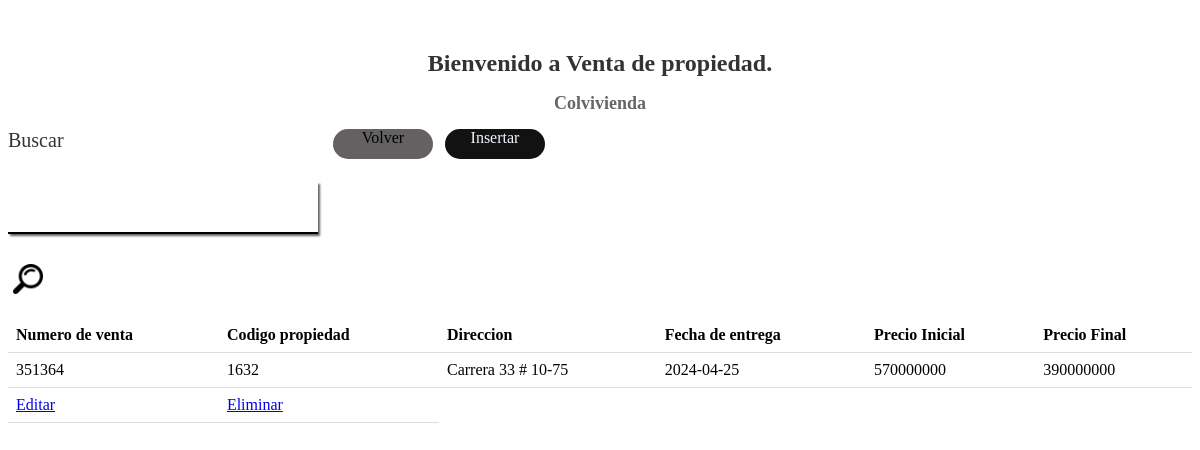
The page /read/pagina_de_venta_propiedad.php?buscar=Carrera 33 # 10-75 on the database its author committed.
### tables this page shows
CREATE TABLE `venta_propiedad` (
  `nro_venta` varchar(10) NOT NULL,
  `codigo_propiedad` varchar(20) NOT NULL,
  `fecha_entrega` date NOT NULL,
  `precio_final` int(249) NOT NULL,
  PRIMARY KEY (`nro_venta`,`codigo_propiedad`),
  KEY `codigo_propiedad` (`codigo_propiedad`),
  CONSTRAINT `venta_propiedad_ibfk_1` FOREIGN KEY (`nro_venta`) REFERENCES `venta` (`nro_venta`),
  CONSTRAINT `venta_propiedad_ibfk_2` FOREIGN KEY (`codigo_propiedad`) REFERENCES `propiedad` (`codigo_propiedad`)
);

CREATE TABLE `propiedad` (
  `codigo_propiedad` varchar(20) NOT NULL,
  `direccion` varchar(100) NOT NULL,
  `foto` varchar(150) NOT NULL,
  `estado` varchar(2) NOT NULL,
  `propietario` varchar(20) NOT NULL,
  `metodo_pago` varchar(2) NOT NULL,
  `ciudad` varchar(2) NOT NULL,
  `barrio` varchar(2) NOT NULL,
  `precio` bigint(249) NOT NULL,
  `modelo` varchar(2) NOT NULL,
  `fecha_registro` date NOT NULL,
  `tipo_propiedad` varchar(2) NOT NULL,
  `edad` int(3) NOT NULL,
  `destinacion` varchar(2) NOT NULL,
  PRIMARY KEY (`codigo_propiedad`),
  KEY `ciudad` (`ciudad`),
  KEY `barrio` (`barrio`),
  KEY `propietario` (`propietario`),
  KEY `tipo_propiedad` (`tipo_propiedad`),
  KEY `metodo_pago` (`metodo_pago`),
  KEY `estado` (`estado`),
  KEY `modelo` (`modelo`),
  KEY `destinacion` (`destinacion`),
  CONSTRAINT `propiedad_ibfk_1` FOREIGN KEY (`ciudad`) REFERENCES `ciudad` (`codigo_ciudad`),
  CONSTRAINT `propiedad_ibfk_2` FOREIGN KEY (`barrio`) REFERENCES `barrio` (`codigo_barrio`),
  CONSTRAINT `propiedad_ibfk_3` FOREIGN KEY (`propietario`) REFERENCES `persona` (`identificacion`),
  CONSTRAINT `propiedad_ibfk_4` FOREIGN KEY (`tipo_propiedad`) REFERENCES `tipo_propiedad` (`codigo_tipo`),
  CONSTRAINT `propiedad_ibfk_5` FOREIGN KEY (`metodo_pago`) REFERENCES `metodo_pago` (`codigo_metodo`),
  CONSTRAINT `propiedad_ibfk_6` FOREIGN KEY (`estado`) REFERENCES `estado` (`codigo_estado`),
  CONSTRAINT `propiedad_ibfk_7` FOREIGN KEY (`modelo`) REFERENCES `modelo` (`codigo_modelo`),
  CONSTRAINT `propiedad_ibfk_8` FOREIGN KEY (`destinacion`) REFERENCES `destinacion` (`codigo_destinacion`)
);

### read/pagina_de_venta_propiedad.php (the view, shortened to what this page needs)
<!DOCTYPE html>
<html lang="en">
<head>
  <link rel="stylesheet" href="../css/reads.css">
</head>
<body>
  <div class="letrero">
    <h1>Bienvenido a Venta de propiedad.</h1>
    <h2>Colvivienda</h2>
  </div>
  <div class="container">
    <form name="buscar" id="buscar" action="" class="container__form">
      <label class="container__label" for="buscar">Buscar</label>
      <div class="container__input">
        <input class="container__input-text" type="text" name="buscar" id="buscar">
      </div>
      <a href="#" onclick="document.getElementById('buscar').submit();">
        <img class="container__img" src="../imgs/lupa.png" alt="lupa">
      </a>
    </form>
    <div class="container__boton">
      <div class="container__boton-volver">
        <a href="botones.php" class="container__boton-volver-text">Volver</a>
      </div>
      <div class="container__boton-insertar">
        <a href="../Insert/insertar_venta_propiedad-forma.php" class="container__boton-insertar-text">Insertar</a>
      </div>
    </div>
  </div>
  <?php
  $mysql_host = 'localhost';
  $mysql_user = 'root';
  $password = '';
  $dbhandle = mysqli_connect($mysql_host, $mysql_user, $password) or die('Problemas de conexión con DB');
  if (empty($_GET['buscar'])) {
    $matriz = mysqli_query($dbhandle, "select a.nro_venta, a.codigo_propiedad, b.direccion, a.fecha_entrega, b.precio, a.precio_final FROM venta_propiedad a, propiedad b WHERE a.codigo_propiedad = b.codigo_propiedad;");
  } else {
    $matriz = mysqli_query($dbhandle, "select a.nro_venta, a.codigo_propiedad, b.direccion, a.fecha_entrega, b.precio, a.precio_final FROM venta_propiedad a, propiedad b WHERE a.codigo_propiedad = b.codigo_propiedad and b.direccion like '%" . $_GET['buscar'] . "%';");
  }
  echo "<table>";
  echo "
      <tr>
        <th>Numero de venta</th>
        <th>Codigo propiedad</th>
        <th>Direccion</th>
        <th>Fecha de entrega</th>
        <th>Precio Inicial</th>
        <th>Precio Final</th>
     </tr>";
  while ($row = mysqli_fetch_array($matriz, MYSQLI_ASSOC)) {
    echo "<tr>";
    echo "<td>" . $row['nro_venta'] . "</td>";
    echo "<td>" . $row['codigo_propiedad'] . "</td>";
    echo "<td>" . $row['direccion'] . "</td>";
    echo "<td>" . $row['fecha_entrega'] . "</td>";
    echo "<td>" . $row['precio'] . "</td>";
    echo "<td>" . $row['precio_final'] . "</td>";
    echo "</tr>";
    echo "<td><a href='../update/venta-propiedad.php?codigo=" . $row['nro_venta'] . "'>Editar</a></td>";
    echo "<td><a href='javascript:preguntar(\"" . $row['nro_venta'] . "\")'>Eliminar</a></td>";
  }
  echo "</table>";
  ?>
</body>
</html>

### css/reads.css (style rules this page uses)
table { width: 100%; border-collapse: collapse; margin-top: 20px; }
th, td { padding: 8px; text-align: left; border-bottom: 1px solid #ddd; }
.letrero { display: block; text-align: center; margin-top: 50px; }
.letrero h1 { font-size: 24px; color: #333; }
.letrero h2 { font-size: 18px; color: #666; }
.container { display: flex; flex-direction: row; gap: 15px; }
.container__label { font-size: 20px; color: #333; margin-right: 15px; }
.container__input { margin: 1.875rem 0; width: 310px; border-bottom: 2px solid #000000; box-shadow: 2px 2px 2px #636161; }
.container__input-text { width: 310px; height: 3.125rem; background: transparent; border: none; outline: none; font-size: 1em; padding: 0 35px 0 5px; color: #000000; }
.container__img { width: 30px; height: 30px; margin-left: 5px; }
.container__boton { display: flex; flex-direction: row; gap: 12px; }
.container__boton-volver { text-align: center; height: 30px; width: 100px; background-color: #636161; border-radius: 15px; }
.container__boton-insertar { text-align: center; height: 30px; width: 100px; text-decoration: none; background-color: #131212; border-radius: 15px; }
.container__boton-volver-text { text-align: center; color: #000000; text-decoration: none; }
.container__boton-insertar-text { text-align: center; color: aliceblue; text-decoration: none; }

### rows shown on the page
venta_propiedad: nro_venta "351364", codigo_propiedad "1632", codigo_propiedad.direccion "Carrera 33 # 10-75", fecha_entrega "2024-04-25", codigo_propiedad.precio "570000000", precio_final "390000000"
